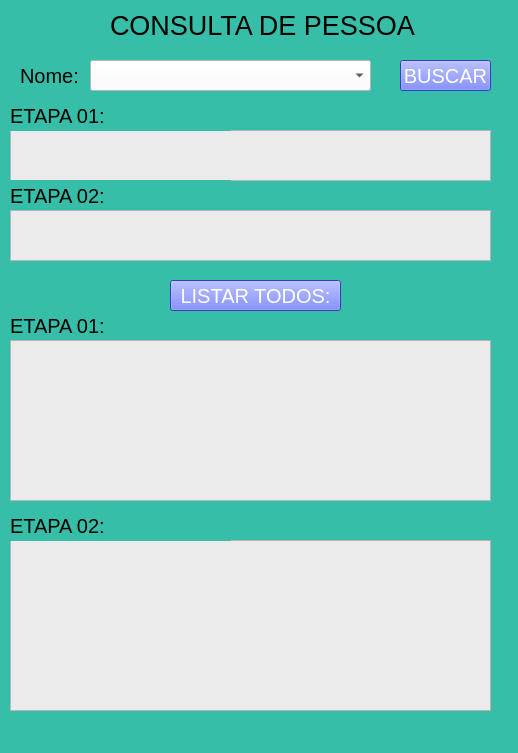
<?xml version="1.0" encoding="UTF-8"?>
<ui version="4.0">
 <class>MainWindow</class>
 <widget class="QMainWindow" name="MainWindow">
  <property name="geometry">
   <rect>
    <x>0</x>
    <y>0</y>
    <width>518</width>
    <height>753</height>
   </rect>
  </property>
  <property name="windowTitle">
   <string>MainWindow</string>
  </property>
  <property name="styleSheet">
   <string notr="true">background-color: rgb(55, 190, 168);</string>
  </property>
  <widget class="QWidget" name="centralwidget">
   <widget class="QLabel" name="label">
    <property name="geometry">
     <rect>
      <x>110</x>
      <y>0</y>
      <width>311</width>
      <height>51</height>
     </rect>
    </property>
    <property name="font">
     <font>
      <pointsize>20</pointsize>
     </font>
    </property>
    <property name="text">
     <string>CONSULTA DE PESSOA</string>
    </property>
   </widget>
   <widget class="QTableWidget" name="tableWidget">
    <property name="geometry">
     <rect>
      <x>10</x>
      <y>130</y>
      <width>481</width>
      <height>51</height>
     </rect>
    </property>
    <property name="styleSheet">
     <string notr="true">background-color: rgb(235, 235, 235);</string>
    </property>
   </widget>
   <widget class="QLabel" name="label_2">
    <property name="geometry">
     <rect>
      <x>20</x>
      <y>60</y>
      <width>221</width>
      <height>31</height>
     </rect>
    </property>
    <property name="font">
     <font>
      <pointsize>15</pointsize>
     </font>
    </property>
    <property name="text">
     <string>Nome:</string>
    </property>
   </widget>
   <widget class="QPushButton" name="pushButton">
    <property name="geometry">
     <rect>
      <x>400</x>
      <y>60</y>
      <width>91</width>
      <height>31</height>
     </rect>
    </property>
    <property name="font">
     <font>
      <pointsize>15</pointsize>
     </font>
    </property>
    <property name="styleSheet">
     <string notr="true">background-color: rgb(69, 87, 255);
color: rgb(255, 255, 255);</string>
    </property>
    <property name="text">
     <string>BUSCAR</string>
    </property>
   </widget>
   <widget class="QComboBox" name="comboBox">
    <property name="geometry">
     <rect>
      <x>90</x>
      <y>60</y>
      <width>281</width>
      <height>31</height>
     </rect>
    </property>
    <property name="font">
     <font>
      <pointsize>15</pointsize>
     </font>
    </property>
    <property name="styleSheet">
     <string notr="true">background-color: rgb(255, 255, 255);</string>
    </property>
   </widget>
   <widget class="QLabel" name="label_3">
    <property name="geometry">
     <rect>
      <x>10</x>
      <y>100</y>
      <width>221</width>
      <height>31</height>
     </rect>
    </property>
    <property name="font">
     <font>
      <pointsize>15</pointsize>
     </font>
    </property>
    <property name="text">
     <string>ETAPA 01:</string>
    </property>
   </widget>
   <widget class="QLabel" name="label_4">
    <property name="geometry">
     <rect>
      <x>10</x>
      <y>180</y>
      <width>221</width>
      <height>31</height>
     </rect>
    </property>
    <property name="font">
     <font>
      <pointsize>15</pointsize>
     </font>
    </property>
    <property name="text">
     <string>ETAPA 02:</string>
    </property>
   </widget>
   <widget class="QTableWidget" name="tableWidget_2">
    <property name="geometry">
     <rect>
      <x>10</x>
      <y>210</y>
      <width>481</width>
      <height>51</height>
     </rect>
    </property>
    <property name="styleSheet">
     <string notr="true">background-color: rgb(235, 235, 235);</string>
    </property>
   </widget>
   <widget class="QPushButton" name="pushButton_2">
    <property name="geometry">
     <rect>
      <x>170</x>
      <y>280</y>
      <width>171</width>
      <height>31</height>
     </rect>
    </property>
    <property name="font">
     <font>
      <pointsize>15</pointsize>
     </font>
    </property>
    <property name="styleSheet">
     <string notr="true">background-color: rgb(69, 87, 255);
color: rgb(255, 255, 255);</string>
    </property>
    <property name="text">
     <string>LISTAR TODOS:</string>
    </property>
   </widget>
   <widget class="QLabel" name="label_5">
    <property name="geometry">
     <rect>
      <x>10</x>
      <y>310</y>
      <width>221</width>
      <height>31</height>
     </rect>
    </property>
    <property name="font">
     <font>
      <pointsize>15</pointsize>
     </font>
    </property>
    <property name="text">
     <string>ETAPA 01:</string>
    </property>
   </widget>
   <widget class="QTableWidget" name="tableWidget_3">
    <property name="geometry">
     <rect>
      <x>10</x>
      <y>340</y>
      <width>481</width>
      <height>161</height>
     </rect>
    </property>
    <property name="styleSheet">
     <string notr="true">background-color: rgb(235, 235, 235);</string>
    </property>
   </widget>
   <widget class="QTableWidget" name="tableWidget_4">
    <property name="geometry">
     <rect>
      <x>10</x>
      <y>540</y>
      <width>481</width>
      <height>171</height>
     </rect>
    </property>
    <property name="styleSheet">
     <string notr="true">background-color: rgb(235, 235, 235);</string>
    </property>
   </widget>
   <widget class="QLabel" name="label_6">
    <property name="geometry">
     <rect>
      <x>10</x>
      <y>510</y>
      <width>221</width>
      <height>31</height>
     </rect>
    </property>
    <property name="font">
     <font>
      <pointsize>15</pointsize>
     </font>
    </property>
    <property name="text">
     <string>ETAPA 02:</string>
    </property>
   </widget>
   <zorder>label</zorder>
   <zorder>tableWidget</zorder>
   <zorder>label_2</zorder>
   <zorder>pushButton</zorder>
   <zorder>comboBox</zorder>
   <zorder>label_3</zorder>
   <zorder>label_4</zorder>
   <zorder>tableWidget_2</zorder>
   <zorder>label_5</zorder>
   <zorder>tableWidget_3</zorder>
   <zorder>tableWidget_4</zorder>
   <zorder>label_6</zorder>
   <zorder>pushButton_2</zorder>
  </widget>
  <widget class="QMenuBar" name="menubar">
   <property name="geometry">
    <rect>
     <x>0</x>
     <y>0</y>
     <width>518</width>
     <height>21</height>
    </rect>
   </property>
  </widget>
  <widget class="QStatusBar" name="statusbar"/>
 </widget>
 <resources/>
 <connections/>
</ui>
